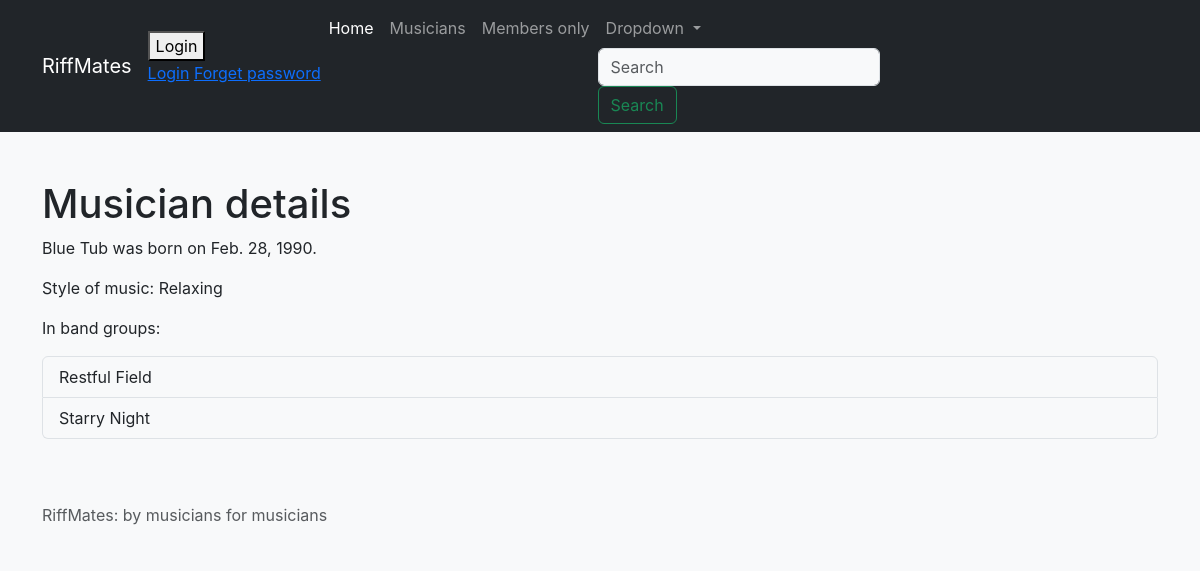
The app's page /bands/musician_detail/5/ with its own data.
### bands/models.py (models this page shows, shortened)
class Musician(models.Model):
    id = models.SmallAutoField(
        primary_key=True,
    )
    first_name = models.CharField(
        verbose_name="First name",
        max_length=50,
        help_text="First name",
    )
    last_name = models.CharField(
        verbose_name="Last name",
        max_length=50,
        help_text="Last name",
    )
    birth = models.DateField(
        verbose_name = "Date of birth",
    )
    STYLE_MUSIC = {
        "ROCK": "Rock and roll",
        "RELA": "Relaxing",
        "LIVE": "Lively",
    }
    style = models.CharField(
        verbose_name="Style of music",
        max_length=4,
        choices=STYLE_MUSIC,
        default="RELA",
        help_text="Main style of music",
    )
    class Meta:
        ordering = ["first_name"]

class BandGroup(models.Model):
    id = models.SmallAutoField(primary_key=True)
    name = models.CharField(max_length=20, default="Band Group", verbose_name="Band group")
    members = models.ManyToManyField(to="bands.Musician", verbose_name="Members")
    class Meta:
        ordering = ["name"]

### bands/views.py (the view)
def musician_detail(request, musician_id):
    musician = get_object_or_404(Musician, id=musician_id)
    def show_bandgroup(obj):
        bandgroup = obj.bandgroup_set.all()
        if len(bandgroup) == 0:
            return format_html("<i>None</i>")
        return bandgroup
    show_bandgroup.short_description = "Band groups"
    data.update({
        "title": "Musician detail",
        "musician": musician,
        "style": Musician.STYLE_MUSIC.get(musician.style, ""),
        "bandgroup": show_bandgroup(musician),
    })
    return render(request=request, template_name="musician_detail.html", context=data)

### templates/musician_detail.html
{% extends "base.html" %}
{% block content %}
    <h1>Musician details</h1>
    <p>
        {{ musician.first_name}} {{ musician.last_name}}
        was born on {{ musician.birth}}.
    </p>
    <p>
        Style of music: {{ style }}
    </p>
    <p>
        In band groups:
        <ul class="list-group">
            {% for group in bandgroup %}
            <li class="list-group-item">
                {{ group.name }}
            </li>
            {% empty %}
            <li>Not in any band groups</li>
            {% endfor %}
        </ul>
    </p>
{% endblock content %}

### static/styles.css (style rules this page uses)
:root { --bs-body-bg: var(--bs-gray-100); }

### hello/static/main.css (style rules this page uses)
body { margin: 0; font-family: -apple-system, BlinkMacSystemFont, "Segoe UI", "Roboto", "Oxygen", "Ubuntu", "Cantarell", "Fira Sans", "Droid Sans", "Helvetica Neue", sans-serif; -webkit-font-smoothing: antialiased; -moz-osx-font-smoothing: grayscale; }

### records on screen
Musician: first_name "Blue", last_name "Tub", birth "Feb. 28, 1990"
BandGroup: name "Restful Field"
BandGroup: name "Starry Night"

### other values on screen
{{ style }} "Relaxing"
